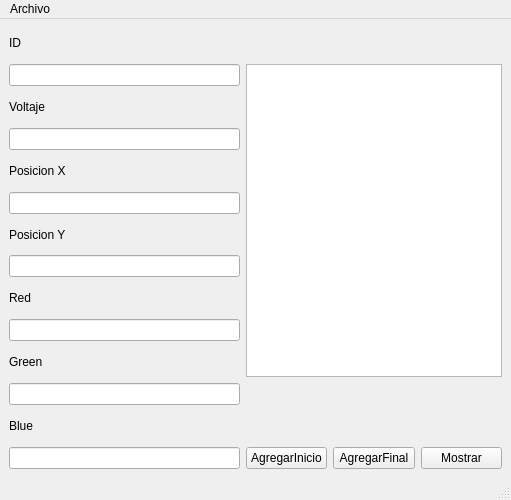
<?xml version="1.0" encoding="UTF-8"?>
<ui version="4.0">
 <class>MainWindow</class>
 <widget class="QMainWindow" name="MainWindow">
  <property name="geometry">
   <rect>
    <x>0</x>
    <y>0</y>
    <width>511</width>
    <height>500</height>
   </rect>
  </property>
  <property name="windowTitle">
   <string>MainWindow</string>
  </property>
  <widget class="QWidget" name="centralwidget">
   <layout class="QGridLayout" name="gridLayout">
    <item row="0" column="0">
     <widget class="QLabel" name="label">
      <property name="text">
       <string>ID</string>
      </property>
     </widget>
    </item>
    <item row="2" column="0">
     <widget class="QLabel" name="label_2">
      <property name="text">
       <string>Voltaje</string>
      </property>
     </widget>
    </item>
    <item row="3" column="0">
     <widget class="QLineEdit" name="lineEdit_2"/>
    </item>
    <item row="4" column="0">
     <widget class="QLabel" name="label_3">
      <property name="text">
       <string>Posicion X</string>
      </property>
     </widget>
    </item>
    <item row="5" column="0">
     <widget class="QLineEdit" name="lineEdit_3"/>
    </item>
    <item row="6" column="0">
     <widget class="QLabel" name="label_4">
      <property name="text">
       <string>Posicion Y</string>
      </property>
     </widget>
    </item>
    <item row="7" column="0">
     <widget class="QLineEdit" name="lineEdit_4"/>
    </item>
    <item row="8" column="0">
     <widget class="QLabel" name="label_5">
      <property name="text">
       <string>Red</string>
      </property>
     </widget>
    </item>
    <item row="9" column="0">
     <widget class="QLineEdit" name="lineEdit_5"/>
    </item>
    <item row="10" column="0">
     <widget class="QLabel" name="label_7">
      <property name="text">
       <string>Green</string>
      </property>
     </widget>
    </item>
    <item row="11" column="0">
     <widget class="QLineEdit" name="lineEdit_7"/>
    </item>
    <item row="12" column="0">
     <widget class="QLabel" name="label_6">
      <property name="text">
       <string>Blue</string>
      </property>
     </widget>
    </item>
    <item row="13" column="0">
     <widget class="QLineEdit" name="lineEdit_6"/>
    </item>
    <item row="13" column="1">
     <widget class="QPushButton" name="pushButton">
      <property name="text">
       <string>AgregarInicio</string>
      </property>
     </widget>
    </item>
    <item row="13" column="2">
     <widget class="QPushButton" name="pushButton_3">
      <property name="text">
       <string>AgregarFinal</string>
      </property>
     </widget>
    </item>
    <item row="13" column="3">
     <widget class="QPushButton" name="pushButton_2">
      <property name="text">
       <string>Mostrar</string>
      </property>
     </widget>
    </item>
    <item row="1" column="1" rowspan="10" colspan="3">
     <widget class="QPlainTextEdit" name="plainTextEdit"/>
    </item>
    <item row="1" column="0">
     <widget class="QLineEdit" name="lineEdit"/>
    </item>
   </layout>
  </widget>
  <widget class="QMenuBar" name="menubar">
   <property name="geometry">
    <rect>
     <x>0</x>
     <y>0</y>
     <width>511</width>
     <height>25</height>
    </rect>
   </property>
   <widget class="QMenu" name="menuArchivo">
    <property name="title">
     <string>Archivo</string>
    </property>
    <addaction name="actionOpen"/>
   </widget>
   <addaction name="menuArchivo"/>
  </widget>
  <widget class="QStatusBar" name="statusbar"/>
  <action name="actionOpen">
   <property name="text">
    <string>Open</string>
   </property>
  </action>
 </widget>
 <resources/>
 <connections/>
</ui>
